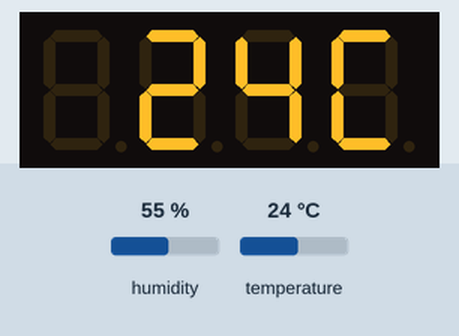
This sketch was run on a simulated Arduino Uno, built with avr-gcc and run on an emulated ATmega328P. Shown: 4-digit seven-segment display. The test bench sets the inputs (shaded band); at power-on: humidity 55 %, temperature 24 °C.

Above: at 2.7 s.
2.8 s: humidity set to 22 %
At 11.0 s:
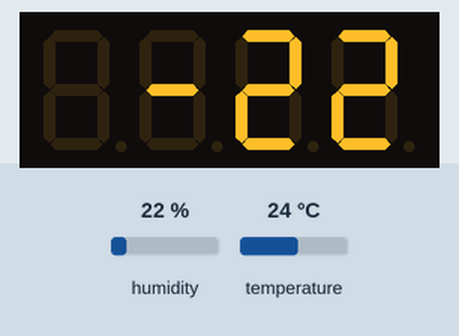
14.8 s: temperature set to 12 °C
At 20.4 s:
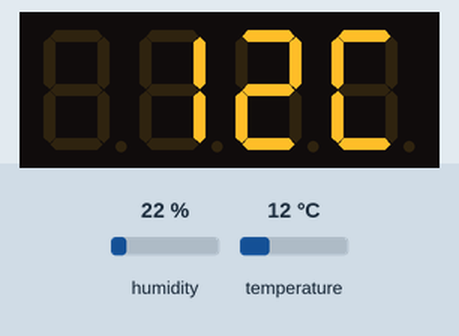
24.2 s: humidity set to 40 %
At 30.2 s:
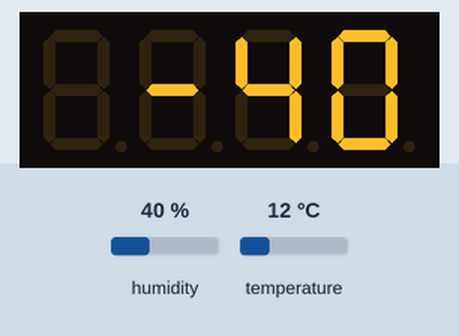
33.3 s: temperature set to 19 °C
At 38.4 s:
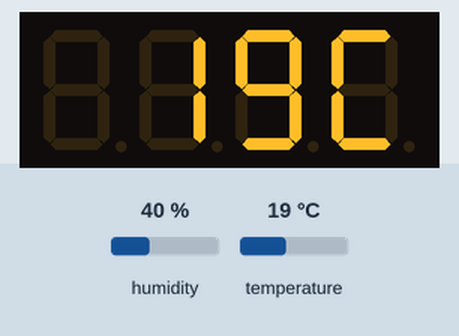
Timing chart, 0 to 39.9 s (numbered marks = the images above; inputs shaded):
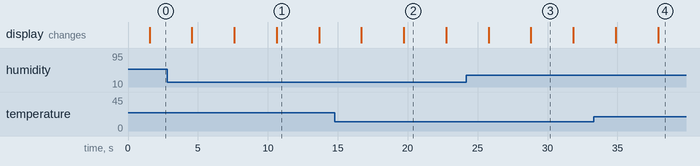

Measured:
- after the input at 2.8 s, the display: first differs from a run without the input after 7.8 s (image 1)
- after the input at 14.8 s, the display: first differs from a run without the input after 4.9 s (image 2)
- after the input at 24.2 s, the display: first differs from a run without the input after 4.6 s (image 3)
- after the input at 33.3 s, the display: first differs from a run without the input after 4.6 s (image 4)
- what the display in image 1 shows lasts 3.1 s, from 10.6 s to 13.7 s

The sketch:

dhtDisplay.ino
```cpp
#include "DHT.h"
#include "TM1637.h"

//{0,1,2,3,4,5,6,7,8,9,10,11,12,13,14,15};
//0~9,A,b,C,d,E,F


#define DHTPIN 2
#define DHTTYPE DHT11
#define CLK 10//Pins for TM1637
#define DIO 11

TM1637 tm1637(CLK,DIO);
DHT dht(DHTPIN, DHTTYPE);


void setup(){

  tm1637.init();
  tm1637.set(BRIGHT_TYPICAL);

  delay(1500);
}


void loop(){

 int temp = (int)dht.readTemperature();
 int humidity = (int)dht.readHumidity();

 int digitoneT = temp / 10;
 int digittwoT = temp % 10;

 int digitoneH = humidity / 10;
 int digittwoH = humidity % 10;


    tm1637.display(1,digitoneT);
    tm1637.display(2,digittwoT);
    tm1637.display(3,12);

    delay (3000);

    tm1637.display(1,16);
    tm1637.display(2,digitoneH);
    tm1637.display(3,digittwoH);

    delay(3000);

}
```
